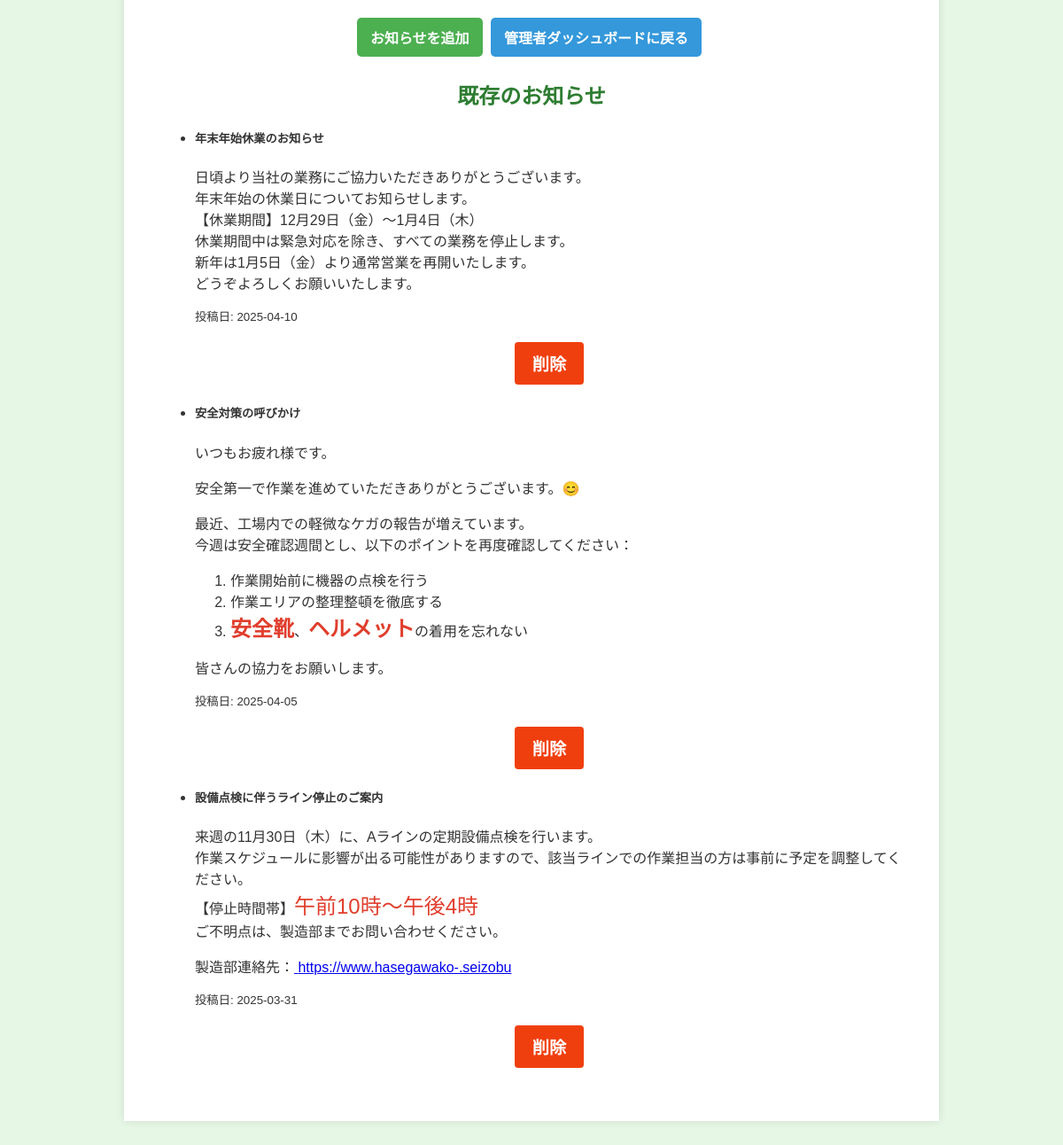
Page /admin/announcements (signed in, lower part) on the earlier database version.
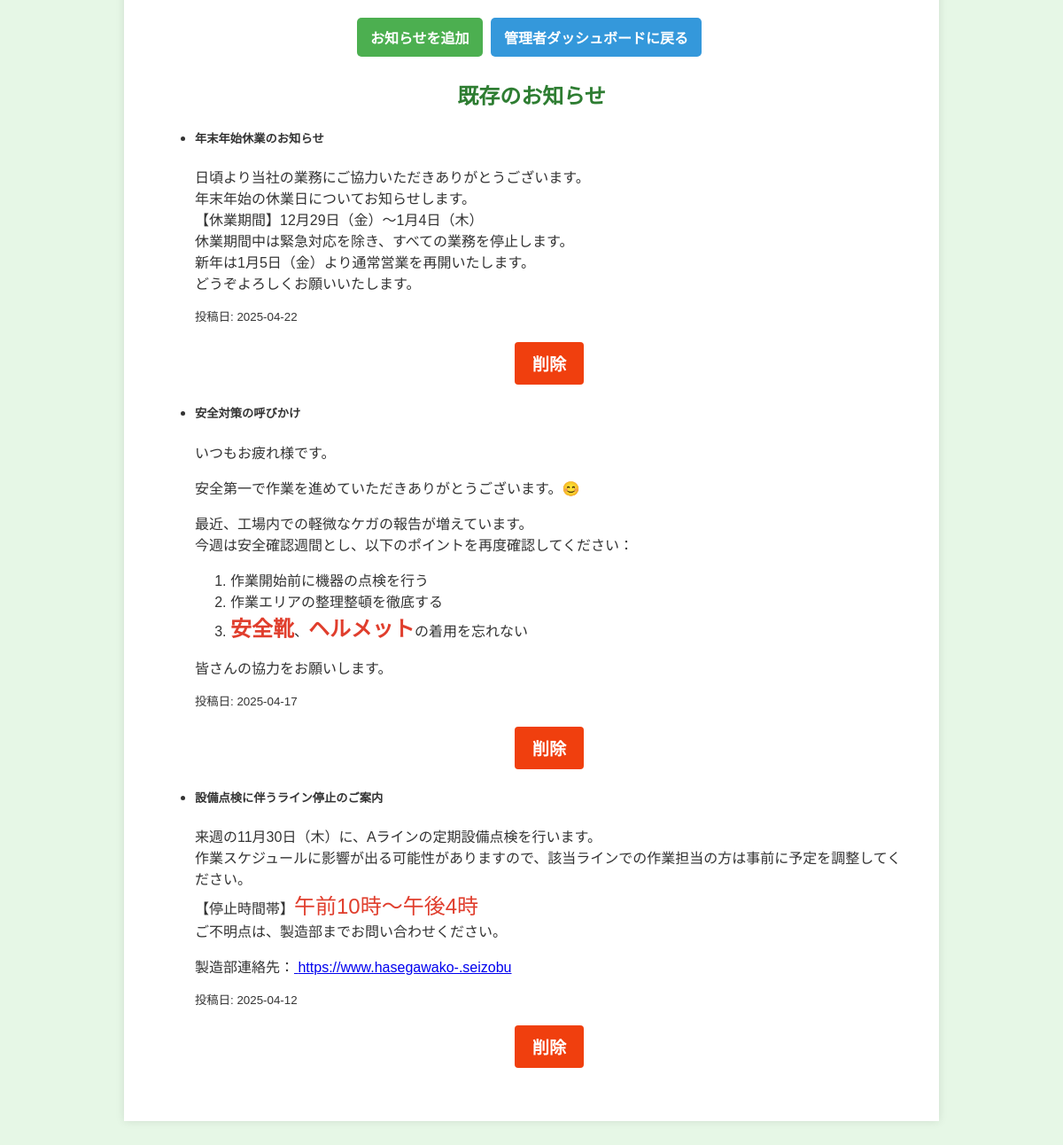
Same page on the later database version.
### models.py (models this page shows)
class Announcement(db.Model):
    id = db.Column(db.Integer, primary_key=True)
    title = db.Column(db.String(100), nullable=False)
    content = db.Column(db.Text, nullable=False)
    date = db.Column(db.DateTime, default=lambda: datetime.now(timezone('Asia/Tokyo')))

### routes.py (the view, shortened to what this page needs)
@app.route('/admin/announcements', methods=['GET', 'POST'])
@login_required
def manage_announcements():
    if not current_user.is_admin:
        flash("管理者のみアクセス可能です。", "error")
        return redirect(url_for('home'))
    announcements = Announcement.query.order_by(Announcement.date.desc()).all()
    return render_template('manage_announcements.html', announcements=announcements)

### routes.py (called while the page is built)
@login_manager.user_loader
def load_user(user_id):
    return User.query.get(int(user_id))

### templates/manage_announcements.html (shortened to what this page needs)
{% extends "base.html" %}
{% block content %}
<div class="container">
    <div class="card mb-4">
        <div class="card-body">
            <form action="{{ url_for('manage_announcements') }}" method="POST">
                <div class="form-group">
                </div>
                <button type="submit" class="btn btn-info mt-3">お知らせを追加</button>
                <a class="btn btn-secondary" href="{{ url_for('admin') }}">管理者ダッシュボードに戻る</a>
            </form>
        </div>
    </div>
    <h2 class="text-center">既存のお知らせ</h2>
    <ul class="list-group mb-4">
        {% for announcement in announcements %}
            <li class="list-group-item d-flex justify-content-between align-items-center">
                <div>
                    <h5>{{ announcement.title }}</h5>
                    <p>{{ announcement.content|safe }}</p>
                    <small class="text-muted">投稿日: {{ announcement.date.strftime('%Y-%m-%d') }}</small>
                </div>
                <form action="{{ url_for('delete_announcement', id=announcement.id) }}" method="POST" onsubmit="return confirm('本当に削除しますか？');">
                    <button type="submit" class="delete-btn">削除</button>
                </form>
            </li>
        {% else %}
            <p class="list-group-item text-center">現在お知らせはありません。</p>
        {% endfor %}
    </ul>
</div>
{% endblock %}

Differences in the rows shown:
changed Announcement "年末年始休業のお知らせ": date "2025-04-10" → "2025-04-22"
changed Announcement "安全対策の呼びかけ": date "2025-04-05" → "2025-04-17"
changed Announcement "設備点検に伴うライン停止のご案内": date "2025-03-31" → "2025-04-12"
